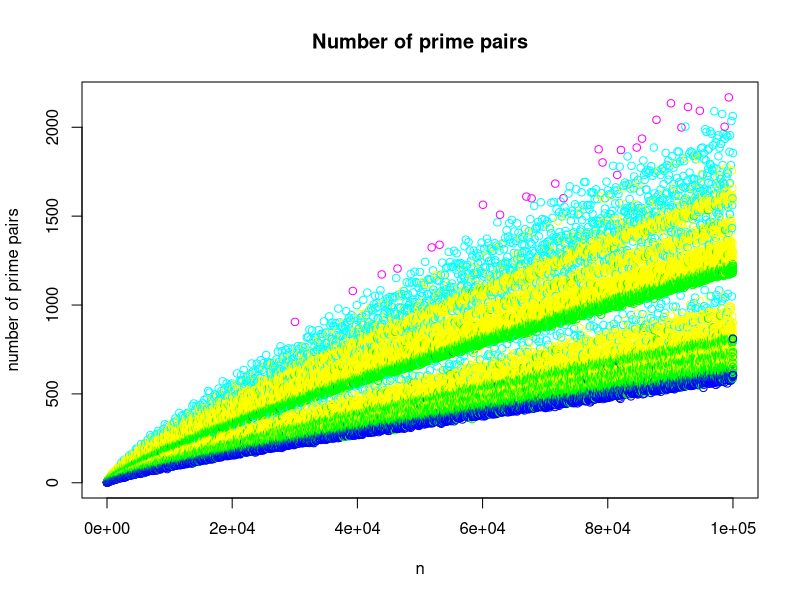

This figure's R source:
## ---- chunk 1
prime.pair.count <- read.csv("./data/triples100000.csv")
colnames(prime.pair.count) <- c("n", "count", "divisors")
plot(
    prime.pair.count$n, prime.pair.count$count, 
    col=c("red","blue", "green", "yellow", "cyan", "magenta")[prime.pair.count$divisors], 
    main="Number of prime pairs", xlab="n", ylab="number of prime pairs")
## ---- chunk 2
table(prime.pair.count$divisors)
